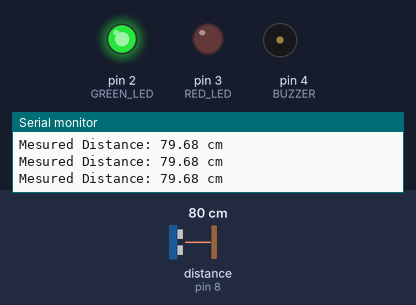
The sketch below on a simulated Arduino Uno, built with avr-gcc and run on an emulated ATmega328P. Parts: output pins drawn as LEDs (lit = HIGH), buzzer (waves = sounding), the last lines printed to the serial monitor. Wiring (inferred from the names in the program): ultrasonic range finder: trigger pin 9; echo pin 8. The inputs (shaded band) are chosen by the test bench; at power-on: distance to the obstacle (sensor on pin 8) 80 cm. The echo pulse lasts 58.3 µs per cm; pins used as bus, display or sensor lines are not drawn.

Above: at 1.2 s.
1.3 s: distance to the obstacle (sensor on pin 8) set to 56 cm
2.8 s: distance to the obstacle (sensor on pin 8) set to 47 cm
At 4.0 s:
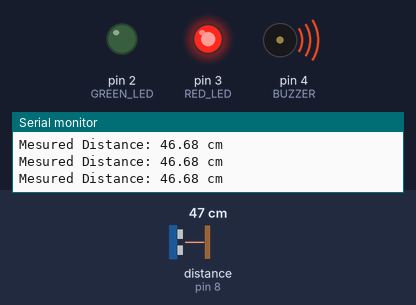
4.3 s: distance to the obstacle (sensor on pin 8) set to 60 cm
At 5.3 s:
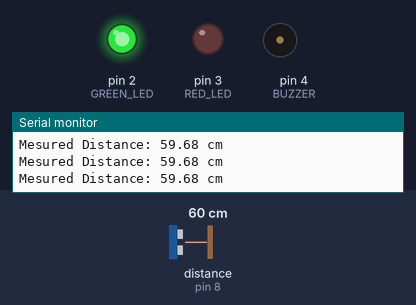
6.0 s: distance to the obstacle (sensor on pin 8) set to 2 cm
At 6.5 s:
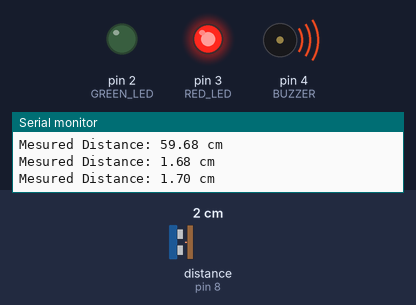
Timing chart, 0 to 8.6 s (numbered marks = the images above; inputs shaded):
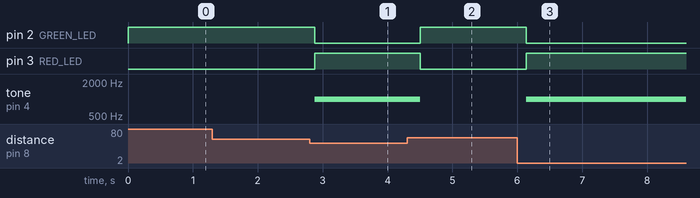

The sketch:

smart-parking.ino
```cpp
/*Smart Parking*/

/*Pin Definition*/
const int TRIG_PIN = 9;
const int ECHO_PIN = 8;
const int GREEN_LED = 2;
const int RED_LED = 3;
const int BUZZER = 4;

const int MAX_THRESHOLD = 50; // Maximum distance to consider (in cm)


void setup()
{
    /*Initialize Monitor Serials*/
    Serial.begin(9600);

    /*Configure Pin Modes*/
    pinMode(TRIG_PIN, OUTPUT);
    pinMode(ECHO_PIN, INPUT);
    pinMode(GREEN_LED, OUTPUT);
    pinMode(RED_LED, OUTPUT);
    pinMode(BUZZER, OUTPUT);
}

void loop()
{
    long duration;
    float distance;

    /*Trigger the ultrasonic sensor*/
    digitalWrite(TRIG_PIN, LOW);
    delayMicroseconds(2);
    digitalWrite(TRIG_PIN, HIGH);
    delayMicroseconds(10);
    digitalWrite(TRIG_PIN, LOW);

    /*Read the echo signal*/
    duration = pulseIn(ECHO_PIN, HIGH);

    /*Calculate the distance*/
    distance = duration * 0.0343 / 2;

    /*Display the distance on the serial monitor*/
    Serial.print("Mesured Distance: ");
    Serial.print(distance);
    Serial.println(" cm");

    /*Distance Logics*/
    if(distance < MAX_THRESHOLD && distance > 0)
    {
        /*Update LED and Buzzer states*/
        digitalWrite(GREEN_LED, LOW);
        digitalWrite(RED_LED, HIGH);
        tone(BUZZER, 1000); /* 1KHz Alarm tone*/
    }
    else
    {
        digitalWrite(GREEN_LED, HIGH);
        digitalWrite(RED_LED, LOW);
        noTone(BUZZER);
    }

    delay(200); /*Delay for 2 seconds for stability*/
}
```

Measured:
- the behaviour switches between 51 and 50 cm on distance to the obstacle (sensor on pin 8) (found by bisection; images 0 and 1)
- after the input at 2.8 s, pin 2 (GREEN_LED): HIGH → LOW after 0.07 s; pin 3 (RED_LED): LOW → HIGH after 0.07 s; tone on pin 4 (BUZZER): silent → 1000 Hz after 0.07 s
- after the input at 4.3 s, pin 2 (GREEN_LED): LOW → HIGH after 0.21 s; pin 3 (RED_LED): HIGH → LOW after 0.21 s; tone on pin 4 (BUZZER): 1000 Hz → silent after 0.21 s
- after the input at 6.0 s, pin 2 (GREEN_LED): HIGH → LOW after 0.14 s; pin 3 (RED_LED): LOW → HIGH after 0.14 s; tone on pin 4 (BUZZER): silent → 1000 Hz after 0.14 s
